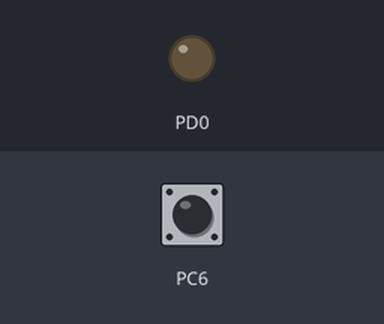
This program was run on a simulated ATmega32, built with avr-gcc and emulated at 1 MHz. Shown: output pins drawn as LEDs (lit = HIGH). Inputs (shaded band) come from the test bench; at power-on: PC6 HIGH.

Above: at 2.8 s.
2.9 s: PC6 pulled LOW for 1.2 s
At 4.1 s:
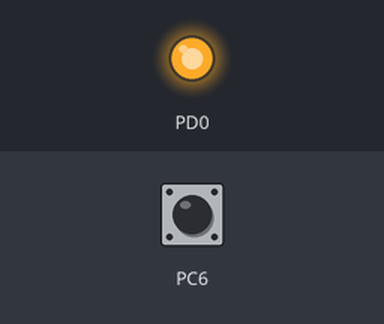
6.5 s: PC6 pulled LOW for 3.2 s
At 10.6 s:
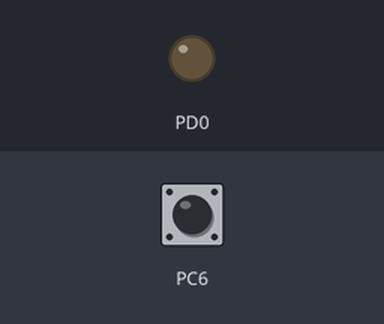
Timing chart, 0 to 12.1 s (numbered marks = the images above; inputs shaded):
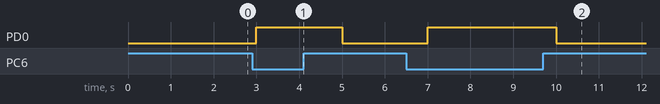

The program:

main.cpp
```cpp
#include <avr/io.h>
#include <stdlib.h>
#include <string.h>
#include <util/delay.h>

#ifndef _BV
#define _BV(bit)				(1<<(bit))
#endif
#ifndef sbi // 1
#define sbi(reg,bit)		reg |= (_BV(bit))
#endif

#ifndef cbi // 0
#define cbi(reg,bit)		reg &= ~(_BV(bit))
#endif

#ifndef tbi // 0
#define tbi(reg,bit)		reg ^= (_BV(bit))
#endif

#define DELAY 500

// DDRD Data Direction dla portu D
int main() {
	sbi(PORTC, PC6);
	sbi(DDRD, 0); // ustawianie portu jako wyj cie.

	while (1) { // pêtla gwarantuj¹ca zapêtlanie siê programu
		if (bit_is_clear(PINC, PC6)) {
			sbi(PORTD, 0); // ustawianie stanu portu na 1
			_delay_ms(DELAY);
		} else {
			cbi(PORTD, 0);
			_delay_ms(DELAY);
		} // Czekanie

		_delay_ms(DELAY);
	}
	return 0;
}
```

Measured:
- after the input at 2.9 s, PD0: LOW → HIGH after 0.10 s, → LOW 2.0 s later
- after the input at 6.5 s, PD0: LOW → HIGH after 0.50 s, → LOW 3.0 s later
